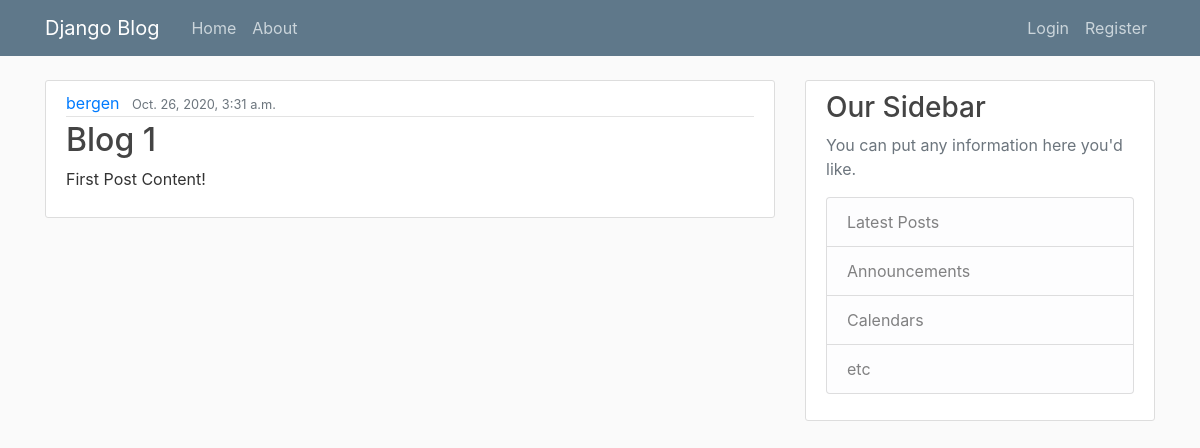
The app's page /, older data.
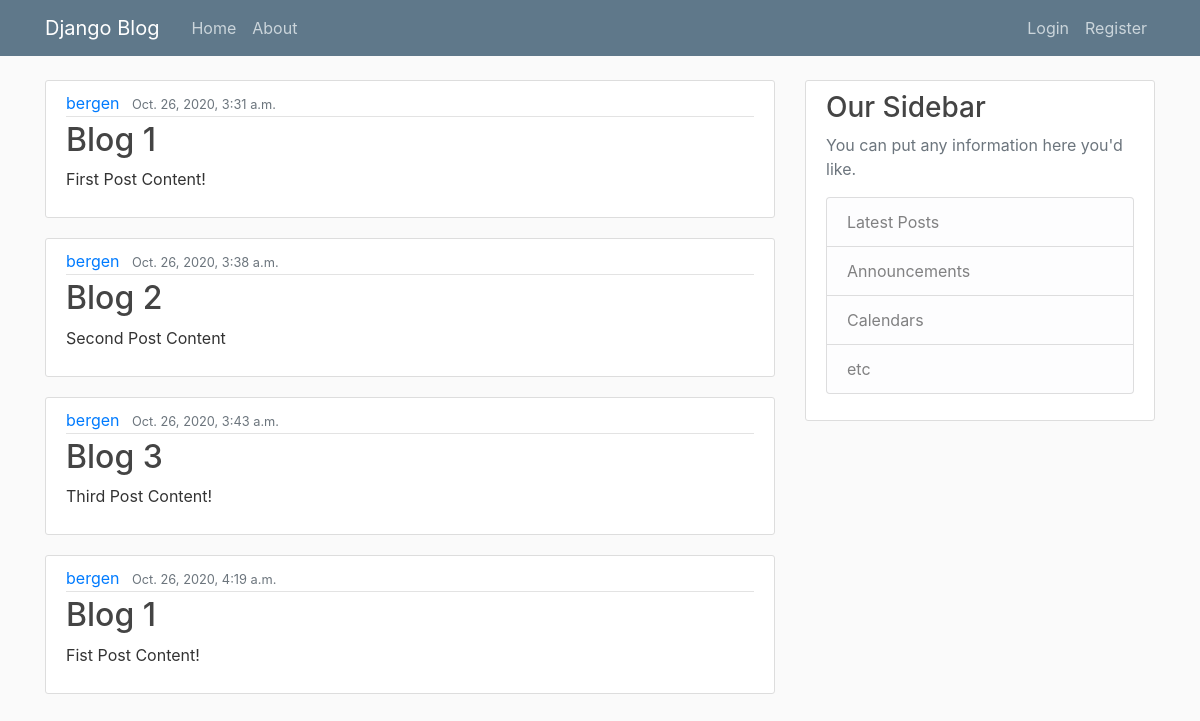
The same page, newer data.
### blog/models.py (models this page shows, shortened)
class Post(models.Model):
    title = models.CharField(max_length=100)
    content = models.TextField()
    date = models.DateTimeField(default=timezone.now)
    author = models.ForeignKey(User, on_delete=models.CASCADE)

### blog/views.py (the view)
# urls.py: path('', views.home, name='blog-home'),
def home(request):
    context = {
        "posts": Post.objects.all()
    }
    return render(request, "blog/home.html", context)

### blog/templates/blog/home.html
{% extends "blog/base.html" %} {% block content %} {% for post in posts %}
<article class="media content-section">
  <div class="media-body">
    <div class="article-metadata">
      <a class="mr-2" href="#">{{ post.author }}</a>
      <small class="text-muted">{{ post.date }}</small>
    </div>
    <h2><a class="article-title" href="#">{{ post.title }}</a></h2>
    <p class="article-content">{{ post.content }}</p>
  </div>
</article>
{% endfor %} {% endblock content %}

### blog/templates/blog/base.html (shortened to what this page needs)
{% load static %}
<!DOCTYPE html>
<html lang="en">
  <head>
    <link
      rel="stylesheet"
      href="https://stackpath.bootstrapcdn.com/bootstrap/4.3.1/css/bootstrap.min.css"
    />
    <link rel="stylesheet" type="text/css" href="{% static "blog/main.css" %}">
  </head>
  <body>
    <header class="site-header">
      <nav class="navbar navbar-expand-md navbar-dark bg-steel fixed-top">
        <div class="container">
          <a class="navbar-brand mr-4" href="{% url "blog-home" %}">Django Blog</a>
          <div class="collapse navbar-collapse" id="navbarToggle">
            <div class="navbar-nav mr-auto">
              <a class="nav-item nav-link" href="{% url "blog-home" %}">Home</a>
              <a class="nav-item nav-link" href="{% url "blog-about" %}">About</a>
            </div>
            <div class="navbar-nav">
              <a class="nav-item nav-link" href="#">Login</a>
              <a class="nav-item nav-link" href="#">Register</a>
            </div>
          </div>
        </div>
      </nav>
    </header>
    <main role="main" class="container">
  <div class="row">
    <div class="col-md-8">
      {% block content %}{% endblock %}
    </div>
        <div class="col-md-4">
            <div class="content-section">
            <h3>Our Sidebar</h3>
            <p class='text-muted'>You can put any information here you'd like.
          <ul class="list-group">
            <li class="list-group-item list-group-item-light">Latest Posts</li>
            <li class="list-group-item list-group-item-light">Announcements</li>
            <li class="list-group-item list-group-item-light">Calendars</li>
            <li class="list-group-item list-group-item-light">etc</li>
          </ul>
            </p>
            </div>
        </div>
        </div>
    </main>
  </body>
</html>

### blog/static/blog/main.css (style rules this page uses)
body { background: #fafafa; color: #333333; margin-top: 5rem; }
h1, h2, h3, h4, h5, h6 { color: #444444; }
ul { margin: 0; }
.bg-steel { background-color: #5f788a; }
.site-header .navbar-nav .nav-link { color: #cbd5db; }
.content-section { background: #ffffff; padding: 10px 20px; border: 1px solid #dddddd; border-radius: 3px; margin-bottom: 20px; }
.article-title { color: #444444; }
.article-content { white-space: pre-line; }
.article-metadata { padding-bottom: 1px; margin-bottom: 4px; border-bottom: 1px solid #e3e3e3; }

Row changes from the older to the newer data that the page shows:
added Post: author "bergen", date "Oct. 26, 2020, 3:38 a.m.", title "Blog 2", content "Second Post Content"
added Post: author "bergen", date "Oct. 26, 2020, 3:43 a.m.", title "Blog 3", content "Third Post Content!"
added Post: author "bergen", date "Oct. 26, 2020, 4:19 a.m.", title "Blog 1", content "Fist Post Content!"
